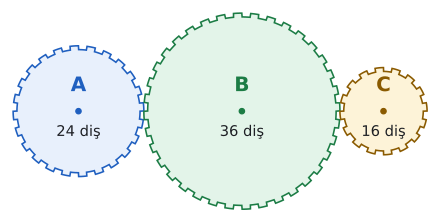

Write the Python code that produced this figure.
import sys; sys.path.insert(0, "tools")
from cizim import *

# Yan yana birbirine geçmiş üç dişli: A 24, B 36, C 16 diş. Yarıçaplar diş sayısıyla orantılı.
fig, ax = sekil(6, 2.8)
ax.axis("off"); ax.set_aspect("equal")
dis = [("A", 24, MAVI, MAVI_ACIK), ("B", 36, YESIL, YESIL_ACIK), ("C", 16, SARI, SARI_ACIK)]
R = [n / 20 for _, n, _, _ in dis]
x = 0; merkez = []
for i, r in enumerate(R):
    if i: x += R[i - 1] + r
    merkez.append(x)
for (ad, n, renk, acik), r, cx in zip(dis, R, merkez):
    t = np.linspace(0, 2 * np.pi, 2000)
    rr = r + 0.07 * (np.sin(n * t) > 0) - 0.07
    ax.fill(cx + rr * np.cos(t), rr * np.sin(t), facecolor=acik, edgecolor=renk, lw=1.2)
    ax.plot(cx, 0, "o", color=renk, markersize=4)
    ax.text(cx, 0.28, ad, ha="center", va="bottom", fontsize=15, color=renk, fontweight="bold")
    ax.text(cx, -0.25, f"{n} diş", ha="center", va="top", fontsize=11, color=YAZI)
ax.set_xlim(-R[0] - 0.1, merkez[-1] + R[-1] + 0.1); ax.set_ylim(-max(R) - 0.1, max(R) + 0.1)
kaydet(fig, __file__)
